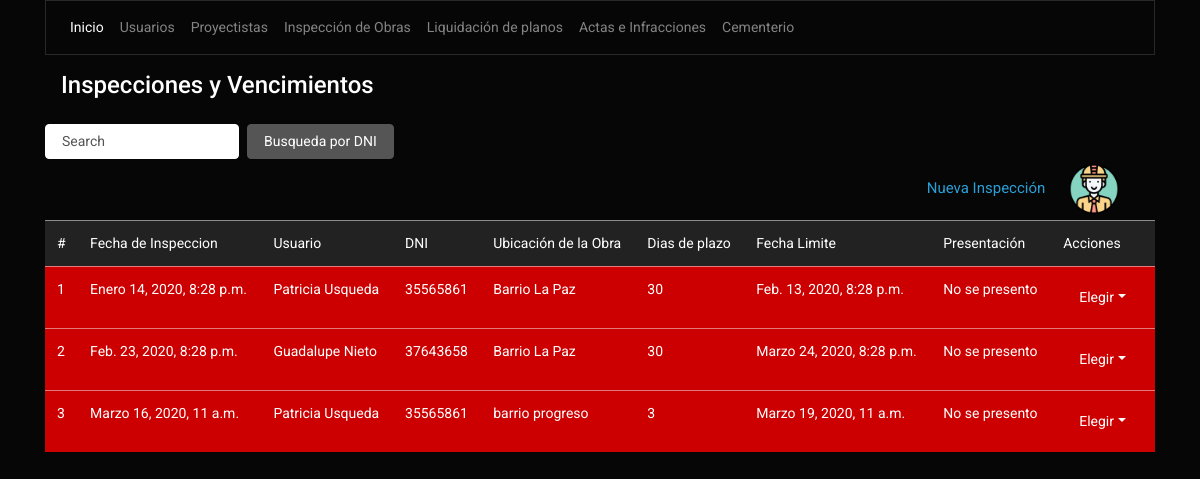
/inspeccion/listar/, run on the app's committed database.
### obra/models.py (models this page shows)
class Obra(models.Model):
    fecha = models.DateTimeField(help_text='01/01/2020 09:00')
    usuario = models.ForeignKey(Usuario, null=False, blank=False, on_delete=models.CASCADE)
    ubicacion_obra = models.CharField(max_length=100)
    dias = models.IntegerField()
    presentacion = models.NullBooleanField(default=False)
    fecha_limite = models.DateTimeField(null=True, blank=True)
    fecha_presenta = models.DateField(null=True, blank=True)

### usuario/models.py (models this page shows, shortened)
class Usuario(models.Model):
    nombre = models.CharField(max_length=50)
    dni = models.CharField(max_length=8, unique=True)
    direccion = models.CharField(max_length=50, verbose_name='dirección')
    catastro = models.CharField(max_length=50)
    tel = models.CharField(max_length=10, null=True, blank=True)

### obra/views.py (the view)
# urls.py: path('listar/', views.obra_list, name='obra_listar'),
def obra_list(request):
    obra = Obra.objects.all()
    for i in obra:
        i.fecha_limite = i.fecha + datetime.timedelta(days=i.dias)
    contexto = {'object_list':obra, 'f_actual':datetime.datetime.now(timezone.utc)}
    paginator = Paginator(obra, 7)
    page = request.GET.get('page')
    obra = paginator.get_page(page)
    return render(request,'obra/obra_list.html',contexto)

### templates/obra/obra_list.html (shortened to what this page needs)
{% extends 'base/base.html' %}
{% load static %}
{% block content %}
<h5 class="p-3">Inspecciones y Vencimientos</h5>
<form class="form-inline my-2 my-lg-0" type="get" method="POST" action="{%url 'obra_buscar'%}">
    <input class="form-control mr-sm-2" type="text" placeholder="Search" name="buscalo" id="busca">
    <button class="btn btn-secondary my-2 my-sm-0" type="submit" href="" id="botonBus">Busqueda por DNI</button>
</form>
    <a class="navbar-brand float-right" href="{%url 'obra_nuevo'%}" style="font-size:15px;">Nueva Inspección
        <img class="boton-circulo ecirculo" src="{% static 'img/ingeniero.png' %}" style="width:50px;height:auto;">
    </a>
<table class="table table-hover">
    <thead>
    <tr class="table-light">
        <td scope="col">#</td>
        <td scope="col">Fecha de Inspeccion</td>
        <td scope="col">Usuario</td>
        <td scope="col">DNI</td>
        <td scope="col">Ubicación de la Obra</td>
        <td scope="col">Dias de plazo</td>
        <td scope="col">Fecha Limite</td>
        <td scope="col">Presentación</td>
        <td scope="col">Acciones</td>
    </tr>
    </thead>
    <tbody>
            {% if object_list%}
                {%for obra in object_list%}
                    {% if f_actual < obra.fecha_limite and obra.presentacion == False%}
        <tr class="table-light">
                    {% elif obra.presentacion == True %}
        <tr class="table-success">
                    {% elif f_actual > obra.fecha_limite %}
            <tr class="table-danger">
                    {% endif %}
            <td>{{obra.id}}</td>
            <td>{{obra.fecha}}</td>
            <td>{{obra.usuario.nombre}}</td>
                <td>{{obra.usuario.dni}}</td>
                <td>{{obra.ubicacion_obra}}</td>
                <td>{{obra.dias}}</td>
                <td>{{obra.fecha_limite}}</td>
            {% if obra.presentacion == False %}
            <td>No se presento</td>
            {% elif obra.presentacion == True %}
             <td>{{obra.fecha_presenta}}</td>
            {% endif %}
                <td>
                    <ul class="nav nav-pills">
                        <li class="nav-item dropdown">
                            <a class="nav-link dropdown-toggle" data-toggle="dropdown" href="#" role="button" aria-haspopup="true" aria-expanded="false">Elegir</a>
                        </li>
                    </ul>
                </td>
        </tr>
        {%endfor%}
        {% else %}
        <div class="alert alert-dismissible alert-success">
          <button type="button" class="close" data-dismiss="alert">&times;</button>
          <strong>Ups! </strong>tú registro esta vacio, <a href="{% url 'obra_nuevo' %}" class="alert-link">ingresa uno</a>.
        </div>
        {%endif%}
    </tbody>
</table>
{% endblock%}

### static/css/estilos.css (style rules this page uses)
.boton-circulo { width: 120px; margin-left:20px; margin-right:20px; }

### data on the page
Obra: id "1", fecha "Enero 14, 2020, 8:28 p.m.", usuario.nombre "Patricia Usqueda", usuario.dni "35565861", ubicacion_obra "Barrio La Paz", dias "30", fecha_limite "Feb. 13, 2020, 8:28 p.m.", presentacion "No se presento"
Obra: id "2", fecha "Feb. 23, 2020, 8:28 p.m.", usuario.nombre "Guadalupe Nieto", usuario.dni "37643658", ubicacion_obra "Barrio La Paz", dias "30", fecha_limite "Marzo 24, 2020, 8:28 p.m.", presentacion "No se presento"
Obra: id "3", fecha "Marzo 16, 2020, 11 a.m.", usuario.nombre "Patricia Usqueda", usuario.dni "35565861", ubicacion_obra "barrio progreso", dias "3", fecha_limite "Marzo 19, 2020, 11 a.m.", presentacion "No se presento"
